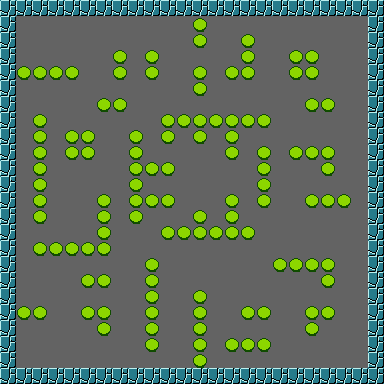

The image is a tile-based game level rendered from a .tmx file. Its description and source (layers, tilesets, objects; grid data summarised) follow:
An orthogonal 24x24 tile map with 16x16 px tiles, 2 tile layers (Background, Graphics) and 44 objects.

<map version="1.0" orientation="orthogonal" renderorder="right-down" width="24" height="24" tilewidth="16" tileheight="16" nextobjectid="62">
 <tileset firstgid="1" name="tileset_gutter" tilewidth="16" tileheight="16" spacing="2" margin="1" tilecount="924" columns="33">
  <image source="tileset_gutter.png" width="594" height="504" />
 </tileset>
 <layer name="Background" width="24" height="24">
  <data>[576 cells, 576 non-empty, 1 distinct tile ids]</data>
 </layer>
 <layer name="Graphics" width="24" height="24">
  <data>[576 cells, 207 non-empty, 2 distinct tile ids]</data>
 </layer>
 <objectgroup name="Walls">
  <object id="5" x="0" y="368" width="384" height="16" />
  <object id="9" x="368" y="0" width="16" height="368" />
  <object id="10" x="0" y="0" width="16" height="368" />
  <object id="11" x="16" y="0" width="352" height="16" />
  <object id="12" x="16" y="64" width="64" height="16" />
  <object id="13" x="32" y="112" width="16" height="112" />
  <object id="14" x="32" y="240" width="80" height="16" />
  <object id="15" x="96" y="192" width="16" height="48" />
  <object id="18" x="64" y="128" width="32" height="32" />
  <object id="19" x="96" y="96" width="32" height="16" />
  <object id="20" x="112" y="48" width="16" height="32" />
  <object id="21" x="144" y="48" width="16" height="32" />
  <object id="22" x="192" y="16" width="16" height="32" />
  <object id="23" x="192" y="64" width="16" height="32" />
  <object id="25" x="224" y="64" width="32" height="16" />
  <object id="26" x="240" y="32" width="16" height="32" />
  <object id="27" x="288" y="48" width="32" height="32" />
  <object id="28" x="304" y="96" width="32" height="16" />
  <object id="29" x="160" y="112" width="112" height="16" />
  <object id="32" x="160" y="128" width="16" height="16" />
  <object id="33" x="192" y="128" width="16" height="16" />
  <object id="34" x="224" y="128" width="16" height="32" />
  <object id="36" x="256" y="144" width="16" height="64" />
  <object id="37" x="288" y="144" width="48" height="16" />
  <object id="38" x="320" y="160" width="16" height="16" />
  <object id="39" x="304" y="192" width="48" height="16" />
  <object id="40" x="272" y="256" width="64" height="16" />
  <object id="42" x="320" y="272" width="16" height="16" />
  <object id="43" x="304" y="304" width="32" height="16" />
  <object id="45" x="304" y="320" width="16" height="16" />
  <object id="46" x="224" y="336" width="48" height="16" />
  <object id="47" x="240" y="304" width="32" height="16" />
  <object id="48" x="192" y="288" width="16" height="80" />
  <object id="49" x="160" y="224" width="96" height="16" />
  <object id="50" x="192" y="208" width="16" height="16" />
  <object id="51" x="224" y="192" width="16" height="32" />
  <object id="52" x="144" y="256" width="16" height="96" />
  <object id="53" x="80" y="304" width="32" height="16" />
  <object id="55" x="96" y="320" width="16" height="16" />
  <object id="56" x="16" y="304" width="32" height="16" />
  <object id="57" x="80" y="272" width="32" height="16" />
  <object id="58" x="128" y="128" width="16" height="96" />
  <object id="59" x="144" y="192" width="32" height="16" />
  <object id="60" x="144" y="160" width="32" height="16" />
 </objectgroup>
</map>
